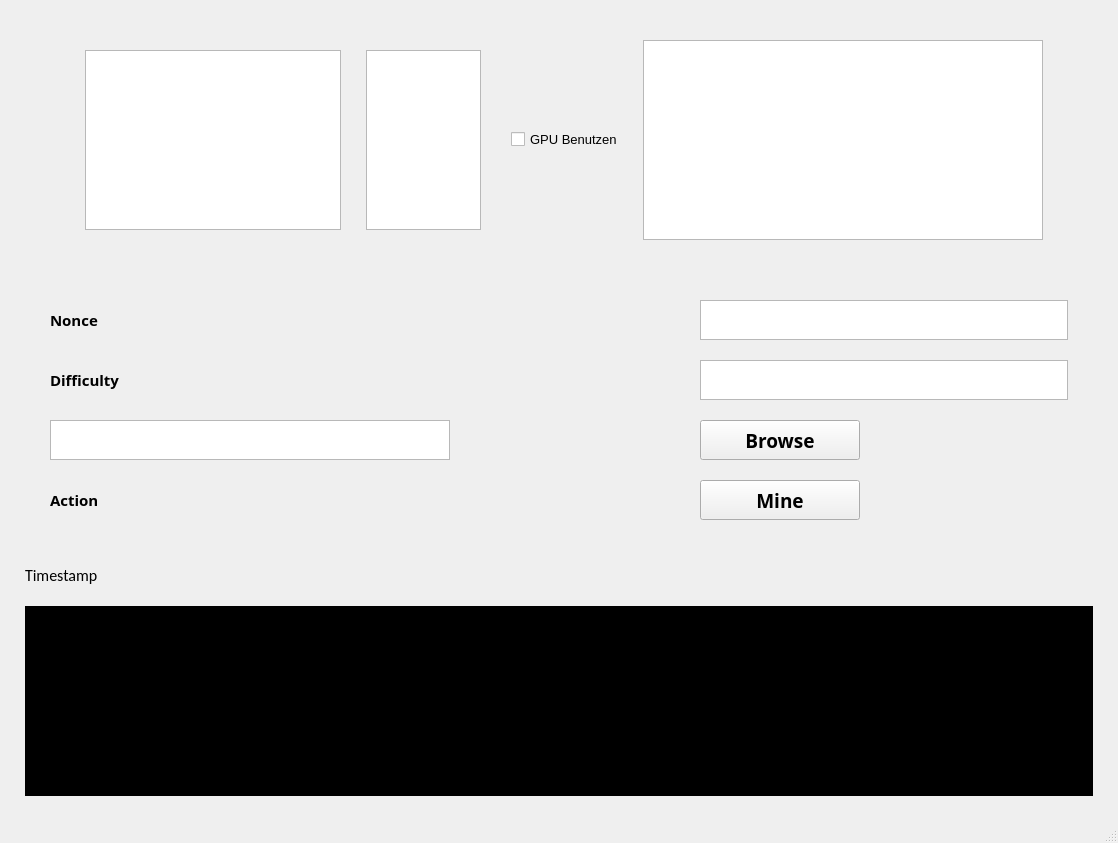
<?xml version="1.0" encoding="UTF-8"?>
<ui version="4.0">
 <class>MainWindow</class>
 <widget class="QMainWindow" name="MainWindow">
  <property name="geometry">
   <rect>
    <x>0</x>
    <y>0</y>
    <width>1118</width>
    <height>843</height>
   </rect>
  </property>
  <property name="windowTitle">
   <string>IWantBTC</string>
  </property>
  <property name="styleSheet">
   <string notr="true">backgorund-color:qlineargradient(spread:pad, x1:0, y1:0, x2:1, y2:0, stop:0 rgba(0, 0, 0, 255), stop:1 rgba(255, 255, 255, 255))</string>
  </property>
  <widget class="QWidget" name="centralwidget">
   <layout class="QVBoxLayout" name="centralLayout" stretch="1,0,0,1">
    <property name="spacing">
     <number>20</number>
    </property>
    <property name="sizeConstraint">
     <enum>QLayout::SetMaximumSize</enum>
    </property>
    <property name="leftMargin">
     <number>25</number>
    </property>
    <property name="topMargin">
     <number>25</number>
    </property>
    <property name="rightMargin">
     <number>25</number>
    </property>
    <property name="bottomMargin">
     <number>25</number>
    </property>
    <item>
     <layout class="QVBoxLayout" name="verticalLayout_2">
      <item>
       <layout class="QHBoxLayout" name="horizontalLayout" stretch="0,5,0">
        <property name="sizeConstraint">
         <enum>QLayout::SetMaximumSize</enum>
        </property>
        <property name="leftMargin">
         <number>50</number>
        </property>
        <property name="topMargin">
         <number>15</number>
        </property>
        <property name="rightMargin">
         <number>50</number>
        </property>
        <property name="bottomMargin">
         <number>15</number>
        </property>
        <item>
         <layout class="QHBoxLayout" name="graphicCardLayout" stretch="0,1">
          <property name="spacing">
           <number>25</number>
          </property>
          <property name="leftMargin">
           <number>10</number>
          </property>
          <property name="topMargin">
           <number>10</number>
          </property>
          <property name="rightMargin">
           <number>10</number>
          </property>
          <property name="bottomMargin">
           <number>10</number>
          </property>
          <item>
           <widget class="QGraphicsView" name="gpuView"/>
          </item>
          <item>
           <widget class="QListView" name="gpuList"/>
          </item>
         </layout>
        </item>
        <item>
         <layout class="QVBoxLayout" name="verticalLayout">
          <property name="leftMargin">
           <number>0</number>
          </property>
          <item>
           <layout class="QHBoxLayout" name="changeToGPULayout">
            <item>
             <widget class="QCheckBox" name="gpuCheckbox">
              <property name="font">
               <font>
                <pointsize>10</pointsize>
               </font>
              </property>
              <property name="text">
               <string>GPU Benutzen</string>
              </property>
             </widget>
            </item>
           </layout>
          </item>
         </layout>
        </item>
        <item>
         <widget class="QGraphicsView" name="cpuCard">
          <property name="sizePolicy">
           <sizepolicy hsizetype="Expanding" vsizetype="Expanding">
            <horstretch>100</horstretch>
            <verstretch>0</verstretch>
           </sizepolicy>
          </property>
          <property name="minimumSize">
           <size>
            <width>400</width>
            <height>200</height>
           </size>
          </property>
          <property name="maximumSize">
           <size>
            <width>700</width>
            <height>200</height>
           </size>
          </property>
         </widget>
        </item>
       </layout>
      </item>
     </layout>
    </item>
    <item>
     <layout class="QFormLayout" name="formularLayout">
      <property name="sizeConstraint">
       <enum>QLayout::SetMinAndMaxSize</enum>
      </property>
      <property name="fieldGrowthPolicy">
       <enum>QFormLayout::AllNonFixedFieldsGrow</enum>
      </property>
      <property name="rowWrapPolicy">
       <enum>QFormLayout::WrapLongRows</enum>
      </property>
      <property name="labelAlignment">
       <set>Qt::AlignJustify|Qt::AlignTop</set>
      </property>
      <property name="formAlignment">
       <set>Qt::AlignJustify|Qt::AlignTop</set>
      </property>
      <property name="horizontalSpacing">
       <number>250</number>
      </property>
      <property name="verticalSpacing">
       <number>20</number>
      </property>
      <property name="leftMargin">
       <number>25</number>
      </property>
      <property name="topMargin">
       <number>25</number>
      </property>
      <property name="rightMargin">
       <number>25</number>
      </property>
      <property name="bottomMargin">
       <number>25</number>
      </property>
      <item row="0" column="0">
       <widget class="QLabel" name="nonceLabel">
        <property name="sizePolicy">
         <sizepolicy hsizetype="Expanding" vsizetype="Expanding">
          <horstretch>100</horstretch>
          <verstretch>0</verstretch>
         </sizepolicy>
        </property>
        <property name="minimumSize">
         <size>
          <width>400</width>
          <height>40</height>
         </size>
        </property>
        <property name="maximumSize">
         <size>
          <width>800</width>
          <height>40</height>
         </size>
        </property>
        <property name="font">
         <font>
          <family>Book Antiqua</family>
          <pointsize>11</pointsize>
          <weight>75</weight>
          <bold>true</bold>
         </font>
        </property>
        <property name="text">
         <string>Nonce</string>
        </property>
       </widget>
      </item>
      <item row="0" column="1">
       <widget class="QTextEdit" name="textEdit">
        <property name="sizePolicy">
         <sizepolicy hsizetype="Expanding" vsizetype="Expanding">
          <horstretch>100</horstretch>
          <verstretch>0</verstretch>
         </sizepolicy>
        </property>
        <property name="minimumSize">
         <size>
          <width>300</width>
          <height>40</height>
         </size>
        </property>
        <property name="maximumSize">
         <size>
          <width>400</width>
          <height>40</height>
         </size>
        </property>
        <property name="font">
         <font>
          <family>Book Antiqua</family>
          <pointsize>12</pointsize>
         </font>
        </property>
       </widget>
      </item>
      <item row="1" column="0">
       <widget class="QLabel" name="difficultyLabel">
        <property name="sizePolicy">
         <sizepolicy hsizetype="Expanding" vsizetype="Preferred">
          <horstretch>100</horstretch>
          <verstretch>0</verstretch>
         </sizepolicy>
        </property>
        <property name="minimumSize">
         <size>
          <width>400</width>
          <height>40</height>
         </size>
        </property>
        <property name="maximumSize">
         <size>
          <width>800</width>
          <height>40</height>
         </size>
        </property>
        <property name="font">
         <font>
          <family>Book Antiqua</family>
          <pointsize>11</pointsize>
          <weight>75</weight>
          <bold>true</bold>
         </font>
        </property>
        <property name="text">
         <string>Difficulty</string>
        </property>
       </widget>
      </item>
      <item row="1" column="1">
       <widget class="QTextEdit" name="textEdit_2">
        <property name="sizePolicy">
         <sizepolicy hsizetype="Expanding" vsizetype="Expanding">
          <horstretch>100</horstretch>
          <verstretch>0</verstretch>
         </sizepolicy>
        </property>
        <property name="minimumSize">
         <size>
          <width>300</width>
          <height>40</height>
         </size>
        </property>
        <property name="maximumSize">
         <size>
          <width>400</width>
          <height>40</height>
         </size>
        </property>
        <property name="font">
         <font>
          <family>Book Antiqua</family>
          <pointsize>12</pointsize>
         </font>
        </property>
       </widget>
      </item>
      <item row="2" column="0">
       <widget class="QTextEdit" name="blockInformtionsTextEdit">
        <property name="sizePolicy">
         <sizepolicy hsizetype="Expanding" vsizetype="Expanding">
          <horstretch>100</horstretch>
          <verstretch>0</verstretch>
         </sizepolicy>
        </property>
        <property name="minimumSize">
         <size>
          <width>400</width>
          <height>0</height>
         </size>
        </property>
        <property name="maximumSize">
         <size>
          <width>800</width>
          <height>40</height>
         </size>
        </property>
        <property name="font">
         <font>
          <family>Book Antiqua</family>
          <pointsize>12</pointsize>
         </font>
        </property>
       </widget>
      </item>
      <item row="2" column="1">
       <widget class="QPushButton" name="browseButton">
        <property name="sizePolicy">
         <sizepolicy hsizetype="Minimum" vsizetype="Expanding">
          <horstretch>50</horstretch>
          <verstretch>0</verstretch>
         </sizepolicy>
        </property>
        <property name="minimumSize">
         <size>
          <width>120</width>
          <height>40</height>
         </size>
        </property>
        <property name="maximumSize">
         <size>
          <width>160</width>
          <height>50</height>
         </size>
        </property>
        <property name="font">
         <font>
          <family>Book Antiqua</family>
          <pointsize>14</pointsize>
          <weight>75</weight>
          <bold>true</bold>
         </font>
        </property>
        <property name="text">
         <string>Browse</string>
        </property>
       </widget>
      </item>
      <item row="3" column="1">
       <widget class="QPushButton" name="mineButton">
        <property name="sizePolicy">
         <sizepolicy hsizetype="Minimum" vsizetype="Expanding">
          <horstretch>50</horstretch>
          <verstretch>0</verstretch>
         </sizepolicy>
        </property>
        <property name="minimumSize">
         <size>
          <width>120</width>
          <height>40</height>
         </size>
        </property>
        <property name="maximumSize">
         <size>
          <width>160</width>
          <height>50</height>
         </size>
        </property>
        <property name="font">
         <font>
          <family>Book Antiqua</family>
          <pointsize>14</pointsize>
          <weight>75</weight>
          <bold>true</bold>
         </font>
        </property>
        <property name="text">
         <string>Mine</string>
        </property>
       </widget>
      </item>
      <item row="3" column="0">
       <widget class="QLabel" name="actionLabel">
        <property name="sizePolicy">
         <sizepolicy hsizetype="Preferred" vsizetype="Expanding">
          <horstretch>100</horstretch>
          <verstretch>0</verstretch>
         </sizepolicy>
        </property>
        <property name="minimumSize">
         <size>
          <width>400</width>
          <height>40</height>
         </size>
        </property>
        <property name="maximumSize">
         <size>
          <width>800</width>
          <height>40</height>
         </size>
        </property>
        <property name="font">
         <font>
          <family>Book Antiqua</family>
          <pointsize>11</pointsize>
          <weight>75</weight>
          <bold>true</bold>
         </font>
        </property>
        <property name="text">
         <string>Action</string>
        </property>
       </widget>
      </item>
     </layout>
    </item>
    <item>
     <layout class="QVBoxLayout" name="verticalLayout_3">
      <item>
       <widget class="QLabel" name="timestampLabel">
        <property name="font">
         <font>
          <family>Calibri</family>
          <pointsize>12</pointsize>
         </font>
        </property>
        <property name="text">
         <string>Timestamp</string>
        </property>
       </widget>
      </item>
     </layout>
    </item>
    <item>
     <widget class="QListView" name="console">
      <property name="styleSheet">
       <string notr="true">background-color:black;
color:green;</string>
      </property>
     </widget>
    </item>
   </layout>
  </widget>
  <widget class="QStatusBar" name="statusbar"/>
 </widget>
 <resources/>
 <connections/>
</ui>
